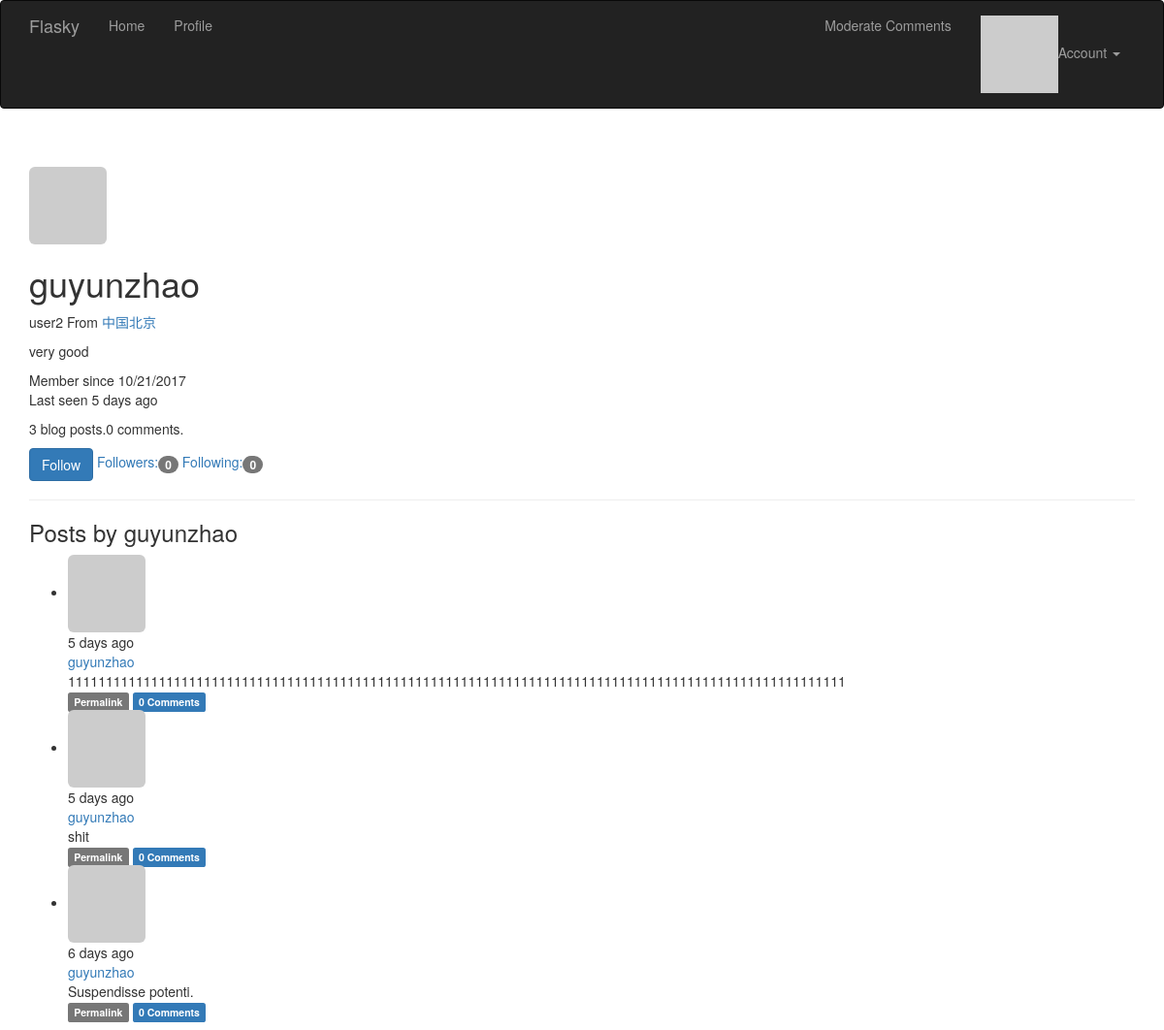
The app's page /user/guyunzhao (signed in), older data.
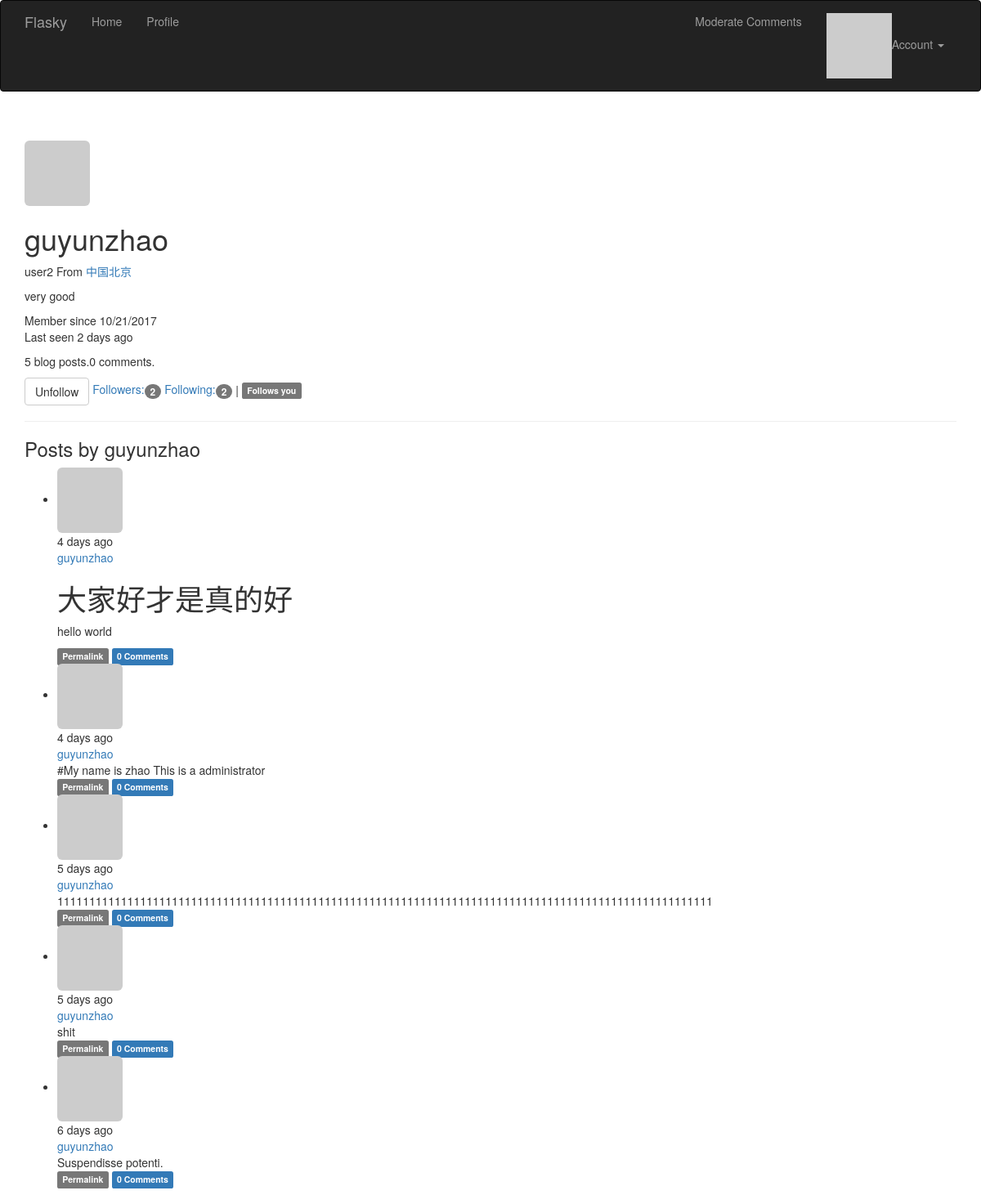
The same page, newer data.
### App/models.py (models this page shows, shortened)
class User(UserMixin,db.Model):
    __tablename__='users'
    id=db.Column(db.Integer,primary_key=True)
    username=db.Column(db.String(64),unique=True,index=True)
    role_id=db.Column(db.Integer,db.ForeignKey('roles.id'))#外键
    password_hash =db.Column(db.String(128))
    email=db.Column(db.String(64),unique=True,index=True)
    confirmed=db.Column(db.Boolean,default=False)   #判断用户是否已经确认过了
    name=db.Column(db.String(64))
    location=db.Column(db.String(64))
    about_me=db.Column(db.Text())
    member_since=db.Column(db.DateTime(),default=datetime.utcnow)
    last_seen=db.Column(db.DateTime(),default=datetime.utcnow)#default为默认值，可直接指定函数
    avatar_hash = db.Column(db.String(32))
    posts=db.relationship('Post',backref='author',lazy='dynamic')
    followed=db.relationship('Follow',foreign_keys=[Follow.follower_id],backref=db.backref('follower',lazy='joined'),
                             lazy='dynamic',cascade='all,delete-orphan')
    followers=db.relationship('Follow',foreign_keys=[Follow.followed_id],backref=db.backref('followed',lazy='joined'),
                              lazy='dynamic',cascade='all,delete-orphan')
    comments=db.relationship('Comment',backref='author',lazy='dynamic')
    def can(self,permissions):  #判断权限
        return self.role is not None and (self.role.permissions & permissions) ==permissions
    def is_administrator(self):
        return self.can(Permission.ADMINISTER)
    def ping(self):
        self.last_seen=datetime.utcnow()
        db.session.add(self)
    @property       #规定了密码不能被读取
    def password(self):
        raise AttributeError('password is not a readable attribute')
    def gravatar(self,size=100,default='identicon',rating='g'):#构建Gravatar URL方法。
        if request.is_secure:
            url='https://secure.gravatar.com/avatar'
        else:
            url='http://www.gravatar.com/avatar'
        hash=self.avatar_hash or hashlib.md5(self.email.encode('utf-8')).hexdigest()
        return '{url}/{hash}?s={size}&d={default}&r={rating}'.format(url=url,hash=hash,size=size,default=default,rating=rating)
    def is_following(self,user):
        return self.followed.filter_by(followed_id=user.id).first() is not None

class Post(db.Model):
    __tablename__='posts'
    id=db.Column(db.Integer ,primary_key=True)
    body=db.Column(db.Text )
    timestamp=db.Column(db.DateTime,index=True,default=datetime.utcnow)
    author_id=db.Column(db.Integer,db.ForeignKey('users.id'))
    body_html=db.Column(db.Text)
    comments=db.relationship('Comment',backref='post',lazy='dynamic')

### App/main/views.py (the view)
@main.route('/user/<username>')  # 用户资料显示页面
def user(username):
    user = User.query.filter_by(username=username).first()
    if user is None:
        abort(404)
    posts = user.posts.order_by(Post.timestamp.desc()).all()
    return render_template('user.html', user=user, posts=posts)

### App/auth/views.py (called while the page is built)
@auth.before_app_request        #before_app_request是一个钩子，每次请求都会调用该视图函数
def before_request():           #用来处理注册但是未邮箱确认的用户所能看到的信息
    if current_user.is_authenticated :
        current_user.ping()
        if not current_user.confirmed and request.endpoint[:5] !='auth.'\
                                        and request.endpoint !='static':
            return redirect(url_for('auth.unconfirmed'))

### App/main/__init__.py (called while the page is built)
@main.app_context_processor     #上下文处理器，让定义的变量在所有模板中全局可访问
def inject_permissions():
    return dict(Permission=Permission)

### App/models.py (called while the page is built)
@login_manager.user_loader      #用来回调用户的标识符来确认这个用户身份
def load_user(user_id):
    return User.query.get(int(user_id))

### App/templates/user.html (shortened to what this page needs)
{% extends 'base.html' %}
{% import "_macros.html" as macros %}
{% block page_content %}
    <div class="page-header">
    <img class="img-rounded profile-thumbnail" src="{{ user.gravatar(size=256) }}">
    <div class="profile-header">
        <h1>{{ user.username }}</h1>
        {% if user.name or user.location %}
        <p>
            {% if user.name %}{{ user.name }}{% endif %}
            {% if user.location %}
                From <a href="http://maps.google.com/?q={{ user.location }}">
                    {{ user.location }}
                </a>
            {% endif %}
        </p>
        {% endif %}
    {% if user.about_me %}<p>{{ user.about_me }}</p>{% endif %}
    <p>
        Member since {{ moment(user.member_since).format('L') }}
        <br>
        Last seen {{ moment(user.last_seen).fromNow() }}
    </p>
    <p>{{ user.posts.count() }} blog posts.{{ user.comments.count() }} comments.</p>
    <p>
        {% if current_user.can(Permission.FOLLOW) and user !=current_user %}
            {% if not current_user.is_following(user) %}
            <a href="{{ url_for('.follow',username=user.username) }}"
                class="btn btn-primary">Follow</a>
            {% else %}
            <a href="{{ url_for('.unfollow',username=user.username) }}"
                class="btn btn-default">Unfollow</a>
            {% endif %}
        {% endif %}
        <a href="{{ url_for('.followers',username=user.username) }}">
            Followers:<span class="badge">{{ user.followers.count() }}</span>
        </a>
        <a href="{{ url_for('.followed_by',username=user.username) }}">
            Following:<span class="badge">{{ user.followed.count() }}</span>
        </a>
        {% if current_user.is_authenticated and user != current_user and user.is_following(current_user) %}
        | <span class="label label-default">Follows you</span>
        {% endif %}
    </p>
    </div>
    </div>
<h3>Posts by {{ user.username }}</h3>
{% include '_posts.html' %}
{% endblock %}

### App/templates/base.html (shortened to what this page needs)
{% extends "bootstrap/base.html" %}
{% block head %}
{{ super() }}
{% endblock %}
{% block navbar %}
<div class="navbar navbar-inverse" role="navigation">
    <div class="container">
        <div class="navbar-header">
            <a class="navbar-brand" href="{{ url_for('main.index') }}">Flasky</a>
        </div>
        <div class="navbar-collapse collapse">
            <ul class="nav navbar-nav">
                <li><a href="{{ url_for('main.index') }}">Home</a></li>
                {% if current_user.is_authenticated %}
                <li><a href="{{ url_for('main.user',username=current_user.username) }}">
                        Profile</a>
                </li>
                {% endif %}
            </ul>
            <ul class="nav navbar-nav navbar-right">
                {% if current_user.can(Permission.MODERATE_COMMENTS) %}
                <li><a href="{{ url_for('main.moderate') }}">Moderate Comments</a></li>
                {% endif %}
                {% if current_user.is_authenticated %}
                    <li class="dropdown">
                        <a href="#" class="dropdown-toggle" data-toggle="dropdown">
                            <img src="{{ current_user.gravatar(size=18) }}">Account <b class="caret"></b></a>
                    </li>
                {% else %}
                    <li><a href="{{ url_for('auth.login') }}">login</a></li>
                {% endif %}
            </ul>
        </div>
    </div>
</div>
{% endblock %}
{% block content %}
<div class="container">
    {% block page_content %}{% endblock %}
</div>
{% endblock %}

### App/templates/_posts.html (shortened to what this page needs)
<ul class="posts">
    {% for post in posts %}
    <li class="post">
        <div class="post-thumbnail">
            <a href="{{ url_for('.user', username=post.author.username) }}">
                <img class="img-rounded profile-thumbnail" src="{{ post.author.gravatar(size=40) }}">
            </a>
        </div>
        <div class="post-content">
            <div class="post-date">{{ moment(post.timestamp).fromNow() }}</div>
            <div class="post-author"><a href="{{ url_for('.user', username=post.author.username) }}">{{ post.author.username }}</a></div>
            <div class="post-body">
                {% if post.body_html %}
                    {{ post.body_html | safe }}
                {% else %}
                    {{ post.body }}
                {% endif %}
            </div>
            <div class="post-footer">
                <a href="{{ url_for('.post', id=post.id) }}">
                    <span class="label label-default">Permalink</span>
                </a>
                <a href="{{ url_for('.post', id=post.id) }}#comments">
                    <span class="label label-primary">{{ post.comments.count() }} Comments</span>
                </a>
            </div>
        </div>
    </li>
    {% endfor %}
</ul>

Row changes from the older to the newer data that the page shows:
changed User "guyunzhao": last_seen "5 days ago" → "2 days ago"
added Post: timestamp "4 days ago", author.username "guyunzhao", body_html "大家好才是真的好 hello world", comments.count "0"
added Post: timestamp "4 days ago", author.username "guyunzhao", body "#My name is zhao This is a administrator", comments.count "0"
Text that changed along with them:
{{ user.posts.count() }}: "3" → "5"
{{ user.followers.count() }}: "0" → "2"
{{ user.followed.count() }}: "0" → "2"
text no longer shown: "Follow"
text now shown: "Unfollow | Follows you"
